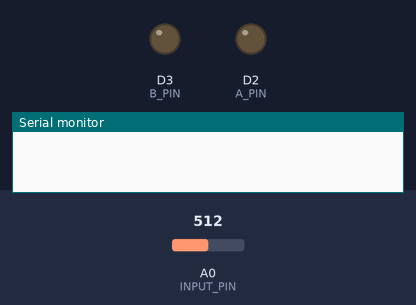
A sketch run on a simulated ESP8266 (NodeMCU). Shown: output pins drawn as LEDs (lit = HIGH), the last lines printed to the serial monitor. The inputs (shaded band) are chosen by the test bench; at power-on: A0 (INPUT_PIN) = 512. WiFi joins after 1.5 s; servers stay silent unless stated; no MQTT or app messages arrive unless stated.

Above: at 0.0 s.
At 1.6 s:
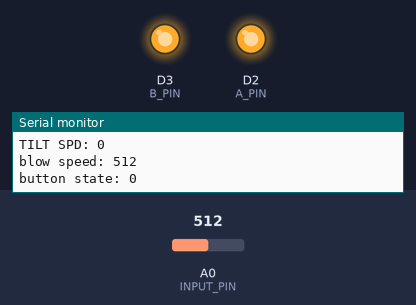
Timing chart, 0 to 3.1 s (numbered marks = the images above):
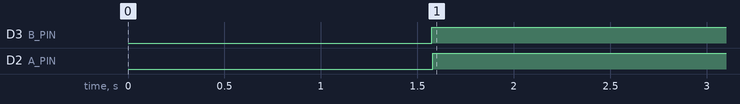

The sketch:

candleread.ino
```cpp
#include <ESP8266WiFi.h>
#include <PubSubClient.h>

// Pins
const int INPUT_PIN = A0;
const int A_PIN = D2;
const int B_PIN = D3;

// Mux selectors
const int X_SELECT_A = LOW;
const int X_SELECT_B = LOW;
const int Y_SELECT_A = HIGH;
const int Y_SELECT_B = LOW;
const int FAN_SELECT_A = LOW;
const int FAN_SELECT_B = HIGH;
const int BUTTON_SELECT_A = HIGH;
const int BUTTON_SELECT_B = HIGH;

// Speeds
const int SIGN_ROTATE = -1; // Direction of rotation
const int SIGN_TILT = -1; // Direction of tilt
const int MIN_ROTATE_SPD = -1;
const int MAX_ROTATE_SPD = 1;
const int MIN_TILT_SPD = -1;
const int MAX_TILT_SPD = 1;
int tilt_spd, rotate_spd;
int button_state;
int blow_spd;
int last_tilt_spd, last_rotate_spd;
int last_button_state;
int last_blow_spd;

// Networking
// WIFI
#define wifi_ssid "WIFI NAME"
#define wifi_password "WIFI PASSWORD"
WiFiClient espClient;

// MQTT
const int MQTT_PORT = 1883;
const int MSG_DELAY = 250;
const int BLOW_DELAY = 250; // extra delay for blow messages

#define mqtt_server "mqtt.flespi.io"
#define mqtt_user "MQTTUSER"
#define mqtt_password ""
#define candle_blow_topic "candle/blow"
#define candle_rotate_topic "candle/rotate"
#define candle_tilt_topic "candle/tilt"
#define candle_button_topic "candle/button"
PubSubClient client(espClient);
long last_msg = 0;
long last_blow_msg = 0;

void setup_wifi() {
  delay(10);
  Serial.println();
  Serial.print("Connecting to ");
  Serial.println(wifi_ssid);

  WiFi.begin(wifi_ssid, wifi_password);

  while (WiFi.status() != WL_CONNECTED) {
    delay(500);
    Serial.print(".");
  }

  Serial.println("");
  Serial.println("WiFi connected");
  Serial.println("IP address: ");
  Serial.println(WiFi.localIP());
}

void reconnect() {
  // Loop until we're reconnected
  while (!client.connected()) {
    Serial.print("Attempting MQTT connection...");
    // Attempt to connect
    // If you do not want to use a username and password, change next line to
    //if (client.connect("ESP8266Client")) {
    if (client.connect("CandleReader", mqtt_user, mqtt_password)) {
      Serial.println("connected");
    } else {
      Serial.print("failed, rc=");
      Serial.print(client.state());
      Serial.println(" try again in 5 seconds");
      // Wait 5 seconds before retrying
      delay(5000);
    }
  }
}

void read_inputs() {
  // NodeMCU has only a single input, so multiplex between them
  digitalWrite(A_PIN, X_SELECT_A);
  digitalWrite(B_PIN, X_SELECT_B);
  rotate_spd = SIGN_ROTATE * map(analogRead(INPUT_PIN), 0, 1024, MIN_ROTATE_SPD, MAX_ROTATE_SPD);
  if (rotate_spd != last_rotate_spd) {
    Serial.print("ROTATE SPD: ");
    Serial.print(rotate_spd);
    Serial.print("\n");
  }

  digitalWrite(A_PIN, Y_SELECT_A);
  digitalWrite(B_PIN, Y_SELECT_B);
  tilt_spd = SIGN_TILT * map(analogRead(INPUT_PIN), 0, 1024, MIN_TILT_SPD, MAX_TILT_SPD);
  if (tilt_spd != last_tilt_spd) {
    Serial.print("TILT SPD: ");
    Serial.print(tilt_spd);
    Serial.print("\n");
  }

  digitalWrite(A_PIN, FAN_SELECT_A);
  digitalWrite(B_PIN, FAN_SELECT_B);
  blow_spd = analogRead(INPUT_PIN);
  // Clean up some low-level noise
  if (blow_spd < 10) {
    blow_spd = 0;
  }
  if (blow_spd != last_blow_spd) {
    Serial.print("blow speed: ");
    Serial.print(blow_spd);
    Serial.print("\n");
  }

  digitalWrite(A_PIN, BUTTON_SELECT_A);
  digitalWrite(B_PIN, BUTTON_SELECT_B);
  button_state = map(analogRead(INPUT_PIN), 0, 1024, 1, 0);
  if (button_state != last_button_state) {
    Serial.print("button state: ");
    Serial.print(button_state);
    Serial.print("\n");
  }
}

void setup() {
  Serial.begin(9600);
  setup_wifi();
  client.setServer(mqtt_server, MQTT_PORT);
  pinMode(A_PIN, OUTPUT);
  pinMode(B_PIN, OUTPUT);

  blow_spd = 0;
  rotate_spd = 0;
  tilt_spd = 0;
  button_state = 1024;

  last_blow_spd = -999;
  last_rotate_spd = -999;
  last_tilt_spd = -999;
  last_button_state = -999;
}

void loop() {
  if (!client.connected()) {
    reconnect();
  }
  client.loop();

  // Only publish when readings change
  long now = millis();
  if (now - last_msg > MSG_DELAY) {

    read_inputs();
    last_msg = now;

    if ((now - last_blow_msg > BLOW_DELAY) && (blow_spd != last_blow_spd)) {
      // Need fewer blow measurements, because it's very variable
      last_blow_msg = now;
      last_blow_spd = blow_spd;
      client.publish(candle_blow_topic, String(blow_spd).c_str());
    }

    if (button_state != last_button_state) {
      client.publish(candle_button_topic, String(button_state).c_str());
      last_button_state = button_state;
    }

    if (rotate_spd != last_rotate_spd) {
      client.publish(candle_rotate_topic, String(rotate_spd).c_str());
      last_rotate_spd = rotate_spd;
    }

    if (tilt_spd != last_tilt_spd) {
      client.publish(candle_tilt_topic, String(tilt_spd).c_str());
      last_tilt_spd = tilt_spd;
    }
  }
}
```

Measured:
- by itself, D3 (B_PIN), D2 (A_PIN): LOW → HIGH at 1.6 s
